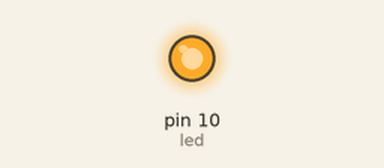
This sketch was run on a simulated Arduino Uno, built with avr-gcc and run on an emulated ATmega328P. Parts: output pins drawn as LEDs (lit = HIGH).

Above: at 2.5 s.
At 28.9 s:
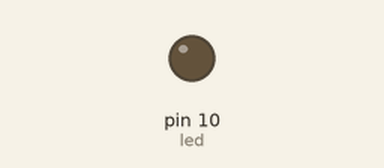
Timing chart, 0 to 30.4 s (numbered marks = the images above):
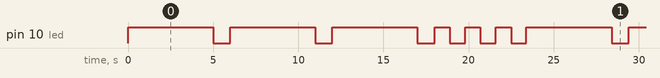

Measured:
- by itself, pin 10 (led): repeats every 23.4 s: 2 × (LOW 1.0 s, HIGH 5.0 s), LOW 1.0 s, 3 × (HIGH 0.90 s, LOW 0.90 s), HIGH 5.0 s
- by itself, everything shown: repeats every 23.4 s, in 12 steps

The sketch:

Vasukumar_Patel_PartB.ino
```cpp
/*

Student Name: Vasukumar Patel
Student Number: 041153940
Lab - 2 : Interfacing
Part - B

*/

int led = 10;

void setup() {

  pinMode(led, OUTPUT);

}


void loop() {

	// 3 times faster
  	for (int i = 0; i < 3; i++) {

		digitalWrite(led, HIGH);
    		delay(5000);
    		digitalWrite(led, LOW);
    		delay(1000);
  	}

	// Slow blink 3 times
  	for (int i = 0; i < 3; i++) {

		digitalWrite(led, HIGH);
    		delay(900);
    		digitalWrite(led, LOW);
    		delay(900);
  	}

}

/*
1. What changes do you need to make?
=> need to change the value of output LEDBUILTIN

2. What is the best coding practice to make these changes? Why?
=> The best coding practice is to reassign the new node (10) value to the LEDBUILTIN micro or to make a new variable led and then assign the value to the necessary methods. The best method is to make a global variable. So, In the future, if we need to change the value, then we can do it without going through the whole code. 
*/
```
